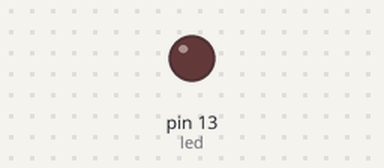
Recording of a sketch running on a simulated Arduino Uno, built with avr-gcc and run on an emulated ATmega328P. Parts: output pins drawn as LEDs (lit = HIGH).

Above: at 1.4 s.
At 30.1 s:
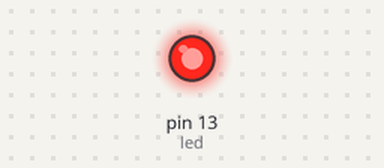
Timing chart, 0 to 34.3 s (numbered marks = the images above):
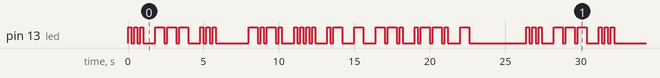

Measured:
- by itself, pin 13 (led): moves between LOW and HIGH, repeating every 26.4 s
- by itself, everything shown: repeats every 26.4 s, in 56 steps

The sketch:

sketch.ino
```cpp
int led = 13;

// Tempo base (ms)
int ponto = 200;         // duração de um ponto
int traco = ponto * 3;   // duração de um traço
int pausaSimbolo = ponto;     // pausa entre pontos e traços
int pausaLetra = ponto * 3;   // pausa entre letras
int pausaPalavra = ponto * 7; // pausa entre palavras

// Mensagem a ser transmitida
String mensagem = "SOS CHATGPT";

void setup() {
  pinMode(led, OUTPUT);
}

void loop() {
  for (int i = 0; i < mensagem.length(); i++) {
    char c = toupper(mensagem[i]);

    if (c == ' ') {
      delay(pausaPalavra); // espaço entre palavras
    } else {
      enviaMorse(c);
      delay(pausaLetra);
    }
  }

  delay(3000); // espera antes de repetir
}

void enviaMorse(char c) {
  switch (c) {
    case 'A': sinal(".-"); break;
    case 'B': sinal("-..."); break;
    case 'C': sinal("-.-."); break;
    case 'D': sinal("-.."); break;
    case 'E': sinal("."); break;
    case 'F': sinal("..-."); break;
    case 'G': sinal("--."); break;
    case 'H': sinal("...."); break;
    case 'I': sinal(".."); break;
    case 'J': sinal(".---"); break;
    case 'K': sinal("-.-"); break;
    case 'L': sinal(".-.."); break;
    case 'M': sinal("--"); break;
    case 'N': sinal("-."); break;
    case 'O': sinal("---"); break;
    case 'P': sinal(".--."); break;
    case 'Q': sinal("--.-"); break;
    case 'R': sinal(".-."); break;
    case 'S': sinal("..."); break;
    case 'T': sinal("-"); break;
    case 'U': sinal("..-"); break;
    case 'V': sinal("...-"); break;
    case 'W': sinal(".--"); break;
    case 'X': sinal("-..-"); break;
    case 'Y': sinal("-.--"); break;
    case 'Z': sinal("--.."); break;
    case '1': sinal(".----"); break;
    case '2': sinal("..---"); break;
    case '3': sinal("...--"); break;
    case '4': sinal("....-"); break;
    case '5': sinal("....."); break;
    case '6': sinal("-...."); break;
    case '7': sinal("--..."); break;
    case '8': sinal("---.."); break;
    case '9': sinal("----."); break;
    case '0': sinal("-----"); break;
  }
}

void sinal(String codigo) {
  for (int i = 0; i < codigo.length(); i++) {
    if (codigo[i] == '.') {
      digitalWrite(led, HIGH);
      delay(ponto);
      digitalWrite(led, LOW);
    } else if (codigo[i] == '-') {
      digitalWrite(led, HIGH);
      delay(traco);
      digitalWrite(led, LOW);
    }
    delay(pausaSimbolo); // pausa entre ponto/traço
  }
}
```
